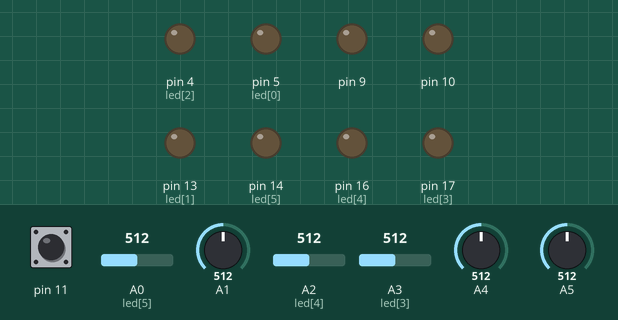
Recording of a sketch running on a simulated Arduino Uno, built with avr-gcc and run on an emulated ATmega328P. Shown: output pins drawn as LEDs (lit = HIGH). Dashed ring = blinking. Inputs (shaded band) come from the test bench; at power-on: pin 11 HIGH, A0 (led[5]) = 512, A1 = 512, A2 (led[4]) = 512, A3 (led[3]) = 512, A4 = 512, A5 = 512.

Above: at 1.2 s.
1.3 s: pin 11 pulled LOW for 0.15 s
At 1.43 s:
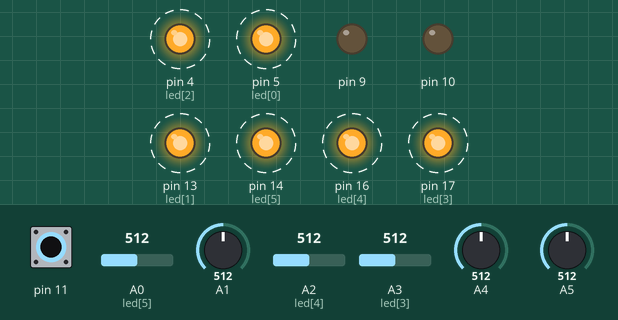
4.3 s: A0 (led[5]) set to 589
5.8 s: A0 (led[5]) set to 614
At 7.0 s:
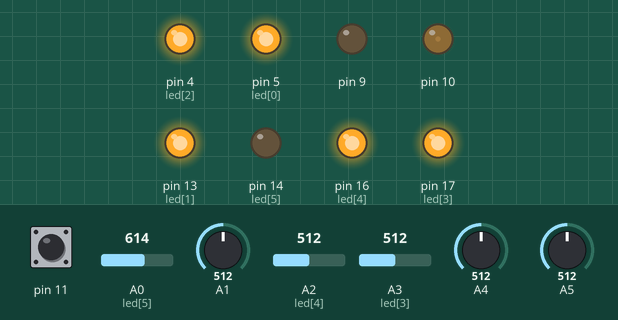
7.3 s: A1 set to 586
8.8 s: A1 set to 618
At 9.2 s:
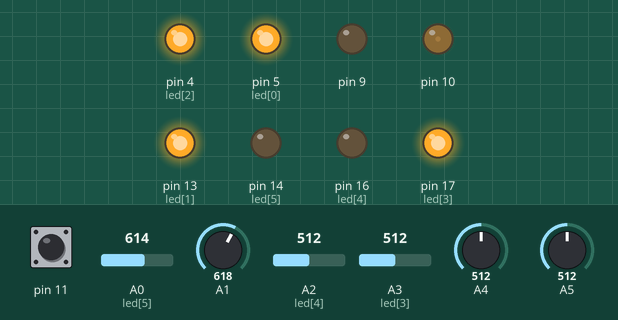
10.3 s: A2 (led[4]) set to 585
11.8 s: A2 (led[4]) set to 617
At 12.7 s:
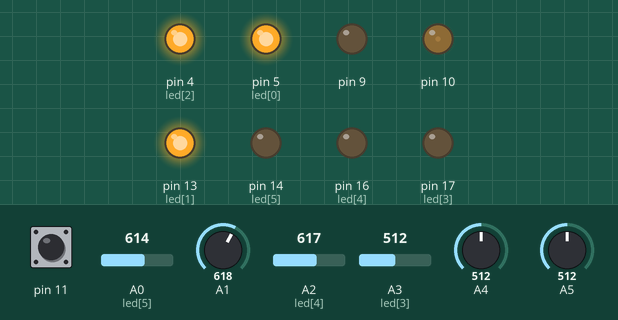
Timing chart, 0 to 14.3 s (numbered marks = the images above; inputs shaded):
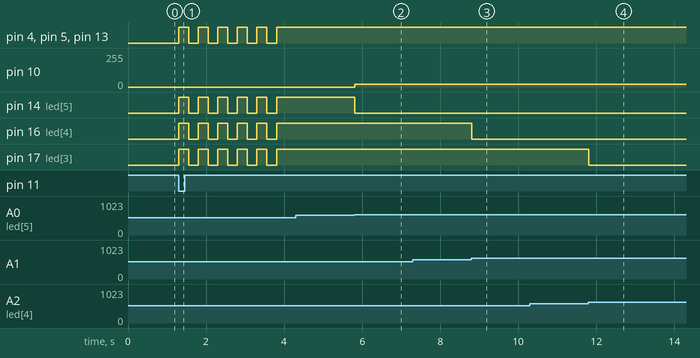

The sketch:

Linijsekotajs.ino
```cpp
int analogValues[6] = { 0, 0, 0, 0, 0, 0 };
int led[6] = { 5, 13, 4, 17, 16, 14 };
boolean sensor[6] = { false, false, false, false, false, false };

boolean hasLaunched = false;
int lastMovement = 0;
int moveSpeed = 20;
boolean pGoPressed = false;

void setup()
{
  for(int i = 0; i < 6; i++)
  pinMode(led[i], OUTPUT);

  pinMode(11, INPUT);
  digitalWrite(11, 1);
}

void loop()
{
  if(hasLaunched)
  {
    for(int i = 0; i < 6; i++)
    {
      analogValues[i] = analogRead(5 - i);
      sensor[i] = analogValues[i] < 600;
      digitalWrite(led[i], sensor[i]);
    }

    if(!getLeft() && getMiddle() && !getRight()) lastMovement = 3;
    if(getLeft() && !getRight()) lastMovement = 1;
    if(!getLeft() && getRight()) lastMovement = 2;
    if(getLeft() && !getMiddle() && getRight()) lastMovement = 3;

    if(lastMovement == 0) stopMotors();
    else if(lastMovement == 1) motor('L', moveSpeed);
    else if(lastMovement == 2) motor('R', moveSpeed);
    else if(lastMovement == 3) motor('B', moveSpeed);

    if(goPressed())
    {
      hasLaunched = false;
      blinkLeds(2);
    }
  }
  else
  {
    stopMotors();

    if(goPressed())
    {
      hasLaunched = true;
      blinkLeds(5);
    }
  }
  delay(10);
}

void blinkLeds(int i)
{
  for(int j = 0; j < i; j++)
  {
    for(int k = 0; k < 6; k++)
    digitalWrite(led[k], 1);
    delay(250);
    for(int k = 0; k < 6; k++)
    digitalWrite(led[k], 0);
    delay(250);
  }
}

boolean goPressed()
{ return !digitalRead(11); }

void motor(char c, int j)
{
  digitalWrite(6, 0);
  digitalWrite(8, 1);

  if(c == 'L')
  {
    digitalWrite(6, 1);
    analogWrite(10, j);
    analogWrite(9, 0);
  }
  else if(c == 'R')
  {
    digitalWrite(8, 0);
    analogWrite(9, j);
    analogWrite(10, 0);
  }
  else if(c == 'B')
  {
    digitalWrite(6, 1);
    digitalWrite(8, 0);
    analogWrite(10, j);
    analogWrite(9, j);
  }
}

void stopMotors()
{
  digitalWrite(6, 0);
  digitalWrite(8, 0);
  analogWrite(9, 0);
  analogWrite(10, 0);
}

boolean getLeft() { return sensor[0]; }
boolean getMiddle() { return sensor[2] || sensor[3]; }
boolean getRight() { return sensor[5]; }
```

Measured:
- the behaviour switches between 599 and 600 on A0 (led[5]) (found by bisection; images 1 and 2)
- the behaviour switches between 599 and 600 on A1 (found by bisection; images 2 and 3)
- the behaviour switches between 599 and 600 on A2 (led[4]) (found by bisection; images 3 and 4)
- after the input at 1.3 s, pin 4 (led[2]), pin 5 (led[0]), pin 13 (led[1]), pin 14 (led[5]), pin 16 (led[4]), pin 17 (led[3]): alternates HIGH for 0.25 s and LOW for 0.25 s, starting at once
- after the input at 4.3 s, every drawn part: stays the same
- after the input at 5.8 s, pin 10: 0/255 → 20/255 at once; pin 14 (led[5]): HIGH → LOW at once
- after the input at 7.3 s, every drawn part: stays the same
- after the input at 8.8 s, pin 16 (led[4]): HIGH → LOW at once
- after the input at 10.3 s, every drawn part: stays the same
- after the input at 11.8 s, pin 17 (led[3]): HIGH → LOW at once
